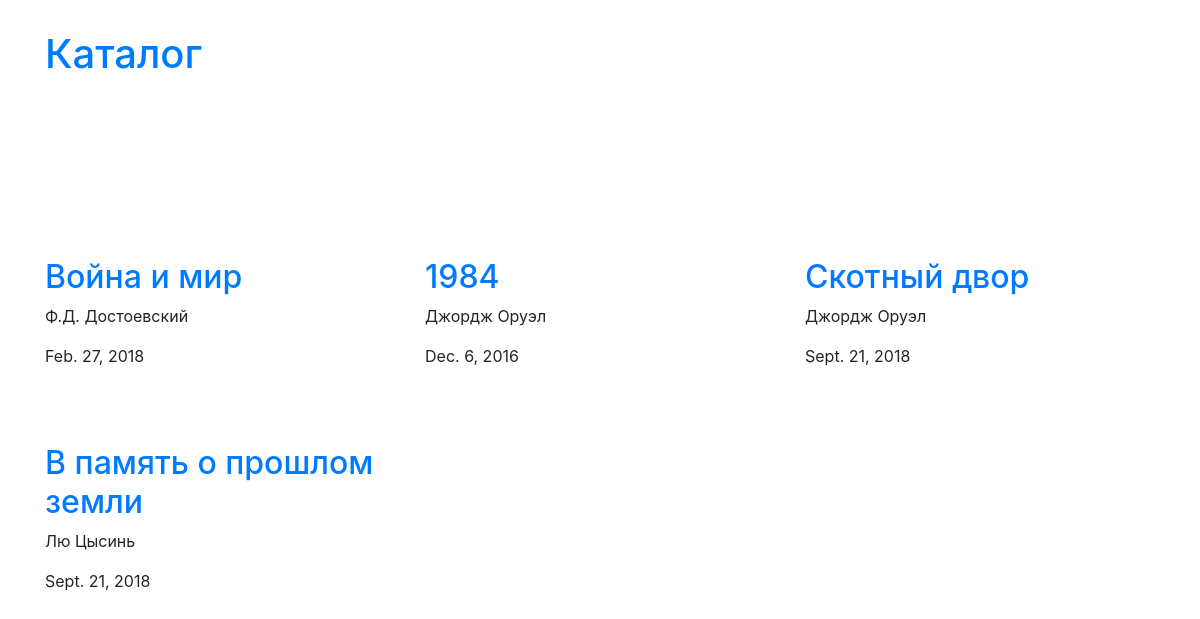
The page / on the database its author committed.
### books/models.py (models this page shows, shortened)
class Book(models.Model):
    name = models.CharField(u'Название', max_length=64)
    author = models.CharField(u'Автор', max_length=64)
    pub_date = models.DateField(u'Дата публикации')

### books/views.py (the view, shortened to what this page needs)
# urls.py: path('', books_view, name='books'),
def books_view(request, date=None):
    template = 'books/books_list.html'
    if date == None:
        books = Book.objects.all()
        context = {'books': books}
    return render(request, template, context)

### templates/books/books_list.html (shortened to what this page needs)
{% extends "base.html" %}
{% load static %}
{% block content %}
    <div class="container">
        <div class="header">
            <h1><a href="/books">Каталог</a></h1>
        </div>
        <div class="row">
                {% for book in books %}
            <div class="book col-md-4">
                <h2>
                    <a href="{% url "books" %}{{ book.name }}">{{ book.name }}</a>
                </h2>
                <p>{{ book.author }}</p>
                <p>{{ book.pub_date }}</p>
            </div>
                {% endfor %}
        </div>
    </div>
{% endblock %}

### templates/base.html (shortened to what this page needs)
<!DOCTYPE html>{% load static %}
<html>
  <head>
    <link type="text/css" rel="stylesheet" href="{% static "css/bootstrap.css" %}"  media="screen,projection"/>
    <link type="text/css" rel="stylesheet" href="{% static "css/style.css" %}"  media="screen,projection"/>
  </head>
  <body>
    {% block content %}{% endblock %}
  </body>
</html>

### static/css/style.css (style rules this page uses)
.header { margin-top: 30px; margin-bottom: 150px; }
.book { margin-top: 30px; margin-bottom: 30px; }

### rows shown on the page
Book: name "Война и мир", author "Ф.Д. Достоевский", pub_date "Feb. 27, 2018"
Book: name "1984", author "Джордж Оруэл", pub_date "Dec. 6, 2016"
Book: name "Скотный двор", author "Джордж Оруэл", pub_date "Sept. 21, 2018"
Book: name "В память о прошлом земли", author "Лю Цысинь", pub_date "Sept. 21, 2018"
